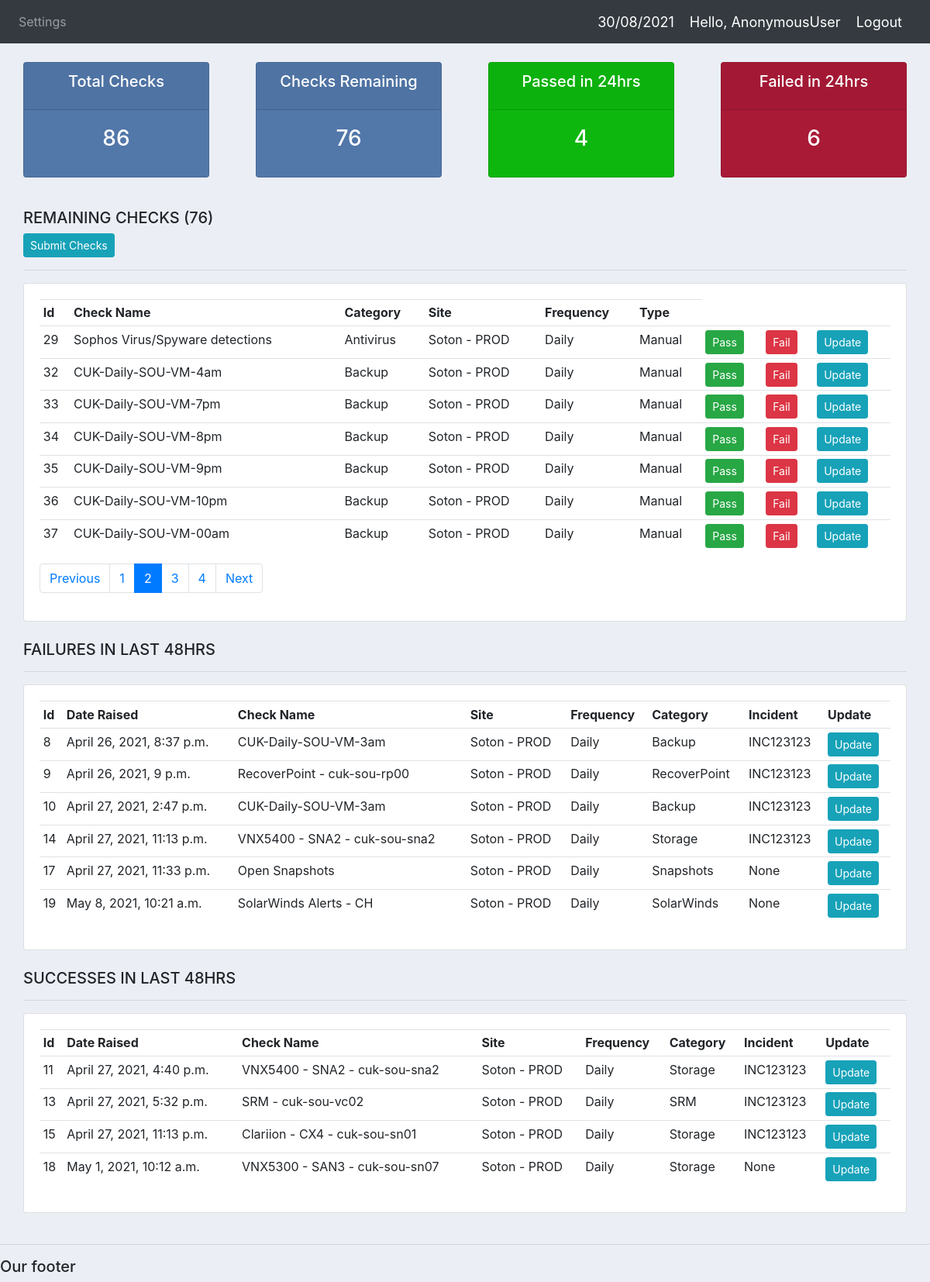
Screenshot of /?page=2 with the database file from the repository.
### main/models.py (models this page shows, shortened)
class Check(models.Model):
    FREQUENCY = (
        ('Daily', 'Daily'),
        ('Weekly', 'Weekly'),
        ('Monthly', 'Monthly'),
    )
    AUTO = (
        ('Manual', 'Manual'),
        ('Email', 'Email'),
        ('Automated', 'Automated'),
    )
    name = models.CharField(max_length=200, null=True)
    check_frequency = models.CharField(max_length=200, null=True, choices=FREQUENCY, default='Daily')
    check_automation = models.CharField(max_length=200, null=True, choices=AUTO, default='Manual')
    category_id = models.ForeignKey(Category, null=True, on_delete=models.SET_NULL)
    site_id = models.ForeignKey(Site, null=True, on_delete=models.SET_NULL)
    team_id = models.ForeignKey(Team, null=True, on_delete=models.SET_NULL)
    tag_id = models.ManyToManyField(Tag)
    def __str__(self):
        return self.name

class Category(models.Model):
    name = models.CharField(max_length=200, null=True)
    def __str__(self):
        return self.name

class Site(models.Model):
    name = models.CharField(max_length=200, null=True)
    def __str__(self):
        return self.name

class Result(models.Model):
    RESULTSTATE = (
        ('Passed', 'Passed'),
        ('Failed', 'Failed'),
    )
    check_id = models.ForeignKey(Check, null=True, on_delete=models.SET_NULL)
    incident_id = models.ForeignKey(Incident, null=True, on_delete=models.SET_NULL)
    category_id = models.ForeignKey(Category, null=True, on_delete=models.SET_NULL)
    site_id = models.ForeignKey(Site, null=True, on_delete=models.SET_NULL)
    status = models.CharField(max_length=200, null=True, choices=RESULTSTATE)
    notes = models.CharField(max_length=500, null=True, default='null')
    date_time = models.DateTimeField(auto_now_add=True, null=True)

class Incident(models.Model):
    name = models.CharField(max_length=200, null=True, default='null')
    def __str__(self):
        return self.name

### main/views.py (the view)
# urls.py: 2. Add a URL to urlpatterns:  path('', views.home, name='home')
def home(request):
    today = date.today()
    d1 = today.strftime("%d/%m/%Y")
    checklist = Check.objects.all()
    total_checks = checklist.count()
    resultlist = Result.objects.all()
    totalfails = Result.objects.filter(status='Failed')
    totalfailscount = totalfails.count()
    totalpass = Result.objects.filter(status='Passed')
    totalpasscount = totalpass.count()
    remaining = Check.objects.exclude(result__status='Passed').exclude(result__status='Failed').order_by('site_id')
    remaining_list = remaining
    paginator = Paginator(remaining_list, 7)
    page_number = request.GET.get('page', 1)
    page = paginator.get_page(page_number)
    if page.has_next():
        next_url = f'?page={page.next_page_number()}'
    else:
        next_url = ''
    if page.has_previous():
        prev_url = f'?page={page.previous_page_number()}'
    else:
        prev_url = ''
    checks_remain_count = total_checks - (Check.objects.filter(result__status='Passed').count() + Check.objects.filter(
        result__status='Failed').count())
    category = Category.objects.all()
    context = {'total_checks': total_checks, 'checklist': checklist, 'resultlist': resultlist, 'totalpass': totalpass,
               'totalfails': totalfails,
               'totalfailscount': totalfailscount, 'totalpasscount': totalpasscount, 'category': category,
               'remaining': remaining, 'checks_remain_count': checks_remain_count, 'page': page,
               'next_page_url': next_url, 'prev_page_url': prev_url, 'd1': d1}
    return render(request, 'main/dashboard.html', context)

### main/templates/main/dashboard.html (shortened to what this page needs)
{%  extends 'main/main.html' %}
{% block content %}
{%  include 'main/status.html' %}
<br>
<div class="col-md-12">
<h5>REMAINING CHECKS ({{checks_remain_count}})</h5>
    {% if checks_remain_count <= 76 %}
        <a class="btn btn-sm btn-info" href="{% url 'result_create' %}">Submit Checks</a>
    {% endif %}
<hr>
    <div class="card card-body">
        <table class="table table-sm">
            <tr>
                <th>Id</th>
                <th>Check Name</th>
                <th>Category</th>
                <th>Site</th>
                <th>Frequency</th>
                <th>Type</th>
            </tr>
        {% for result in page.object_list %}
            <tr>
                <td>{{result.id}}</td>
                <td>{{result.name}}</td>
                <td>{{result.category_id}}</td>
                <td>{{result.site_id}}</td>
                <td>{{result.check_frequency}}</td>
                <td>{{result.check_automation}}</td>
                <td><a class="btn btn-sm btn-success" href="{% url 'result_create' %}">Pass</a></td>
                <td><a class="btn btn-sm btn-danger" href="{% url 'result_create' %}">Fail</a></td>
                <td><a class="btn btn-sm btn-info" href="{% url 'result_create' %}">Update</a></td>
            </tr>
        {% endfor %}
        </table>
        <nav aria-label="...">
            <ul class="pagination">
                <li class="page-item {% if not prev_page_url %} disabled {% endif %}">
                    <a class="page-link" href="{{ prev_page_url }}" tabindex="-1" aria-disabled="true">Previous</a>
                </li>
                {% for n in page.paginator.page_range %}
                        {% if page.number == n %}
                            <li class="page-item active">
                            <a class="page-link" href="?page={{ n }}">{{ n }}</a>
                        </li>
                        {% elif n > page.number|add:-3 and n < page.number|add:3 %}
                        <li class="page-item">
                            <a class="page-link" href="?page={{ n }}">{{ n }}</a>
                            </li>
                        {% endif %}
                {% endfor %}
                <li class="page-item {% if not next_page_url %} disabled {% endif %}">
                    <a class="page-link" href="{{ next_page_url }}">Next</a>
                </li>
            </ul>
        </nav>
    </div>
</div>
<br>
<div class="col-md-12">
<h5>FAILURES IN LAST 48HRS</h5>
<hr>
    <div class="card card-body">
        <table class="table table-sm">
            <tr>
                <th>Id</th>
                <th>Date Raised</th>
                <th>Check Name</th>
                <th>Site</th>
                <th>Frequency</th>
                <th>Category</th>
                <th>Incident</th>
                <th>Update</th>
            </tr>
        {% for result in totalfails %}
            <tr>
                <td>{{result.id}}</td>
                <td>{{result.date_time}}</td>
                <td>{{result.check_id}}</td>
                <td>{{result.check_id.site_id}}</td>
                <td>{{result.check_id.check_frequency}}</td>
                <td>{{result.check_id.category_id}}</td>
                <td>{{result.incident_id}}</td>
                <td><a class="btn btn-sm btn-info" href="{% url 'result_update' result.id %}">Update</a></td>
            </tr>
        {% endfor %}
        </table>
    </div>
</div>
    <br>
<div class="col-md-12">
<h5>SUCCESSES IN LAST 48HRS</h5>
<hr>
    <div class="card card-body">
        <table class="table table-sm">
            <tr>
                <th>Id</th>
                <th>Date Raised</th>
                <th>Check Name</th>
                <th>Site</th>
                <th>Frequency</th>
                <th>Category</th>
                <th>Incident</th>
                <th>Update</th>
            </tr>
        {% for result in totalpass %}
            <tr>
                <td>{{result.id}}</td>
                <td>{{result.date_time}}</td>
                <td>{{result.check_id}}</td>
                <td>{{result.check_id.site_id}}</td>
                <td>{{result.check_id.check_frequency}}</td>
                <td>{{result.check_id.category_id}}</td>
                <td>{{result.incident_id}}</td>
                <td><a class="btn btn-sm btn-info" href="{% url 'result_update' result.id %}">Update</a></td>
            </tr>
        {% endfor %}
        </table>
    </div>
</div>
<br>
{% endblock %}

### static/css/main.css (style rules this page uses)
body { background-color: #ebeff5; }

### rows the page displays
Check: id "29", name "Sophos Virus/Spyware detections", category_id "Antivirus", site_id "Soton - PROD", check_frequency "Daily", check_automation "Manual"
Check: id "32", name "CUK-Daily-SOU-VM-4am", category_id "Backup", site_id "Soton - PROD", check_frequency "Daily", check_automation "Manual"
Check: id "33", name "CUK-Daily-SOU-VM-7pm", category_id "Backup", site_id "Soton - PROD", check_frequency "Daily", check_automation "Manual"
Check: id "34", name "CUK-Daily-SOU-VM-8pm", category_id "Backup", site_id "Soton - PROD", check_frequency "Daily", check_automation "Manual"
Check: id "35", name "CUK-Daily-SOU-VM-9pm", category_id "Backup", site_id "Soton - PROD", check_frequency "Daily", check_automation "Manual"
Check: id "36", name "CUK-Daily-SOU-VM-10pm", category_id "Backup", site_id "Soton - PROD", check_frequency "Daily", check_automation "Manual"
Check: id "37", name "CUK-Daily-SOU-VM-00am", category_id "Backup", site_id "Soton - PROD", check_frequency "Daily", check_automation "Manual"
Result: id "8", date_time "April 26, 2021, 8:37 p.m.", check_id "CUK-Daily-SOU-VM-3am", check_id.site_id "Soton - PROD", check_id.check_frequency "Daily", check_id.category_id "Backup", incident_id "INC123123"
Result: id "9", date_time "April 26, 2021, 9 p.m.", check_id "RecoverPoint - cuk-sou-rp00", check_id.site_id "Soton - PROD", check_id.check_frequency "Daily", check_id.category_id "RecoverPoint", incident_id "INC123123"
Result: id "10", date_time "April 27, 2021, 2:47 p.m.", check_id "CUK-Daily-SOU-VM-3am", check_id.site_id "Soton - PROD", check_id.check_frequency "Daily", check_id.category_id "Backup", incident_id "INC123123"
Result: id "14", date_time "April 27, 2021, 11:13 p.m.", check_id "VNX5400 - SNA2 - cuk-sou-sna2", check_id.site_id "Soton - PROD", check_id.check_frequency "Daily", check_id.category_id "Storage", incident_id "INC123123"
Result: id "17", date_time "April 27, 2021, 11:33 p.m.", check_id "Open Snapshots", check_id.site_id "Soton - PROD", check_id.check_frequency "Daily", check_id.category_id "Snapshots", incident_id "None"
Result: id "19", date_time "May 8, 2021, 10:21 a.m.", check_id "SolarWinds Alerts - CH", check_id.site_id "Soton - PROD", check_id.check_frequency "Daily", check_id.category_id "SolarWinds", incident_id "None"
Result: id "11", date_time "April 27, 2021, 4:40 p.m.", check_id "VNX5400 - SNA2 - cuk-sou-sna2", check_id.site_id "Soton - PROD", check_id.check_frequency "Daily", check_id.category_id "Storage", incident_id "INC123123"
Result: id "13", date_time "April 27, 2021, 5:32 p.m.", check_id "SRM - cuk-sou-vc02", check_id.site_id "Soton - PROD", check_id.check_frequency "Daily", check_id.category_id "SRM", incident_id "INC123123"
Result: id "15", date_time "April 27, 2021, 11:13 p.m.", check_id "Clariion - CX4 - cuk-sou-sn01", check_id.site_id "Soton - PROD", check_id.check_frequency "Daily", check_id.category_id "Storage", incident_id "INC123123"
Result: id "18", date_time "May 1, 2021, 10:12 a.m.", check_id "VNX5300 - SAN3 - cuk-sou-sn07", check_id.site_id "Soton - PROD", check_id.check_frequency "Daily", check_id.category_id "Storage", incident_id "None"

### other values shown
{{ request.user }} "AnonymousUser"
{{ total_checks }} "86"
{{ checks_remain_count }} "76"
{{ totalpasscount }} "4"
{{ totalfailscount }} "6"
{{ n }} "1" "3" "4"
{{ n }} "2"
